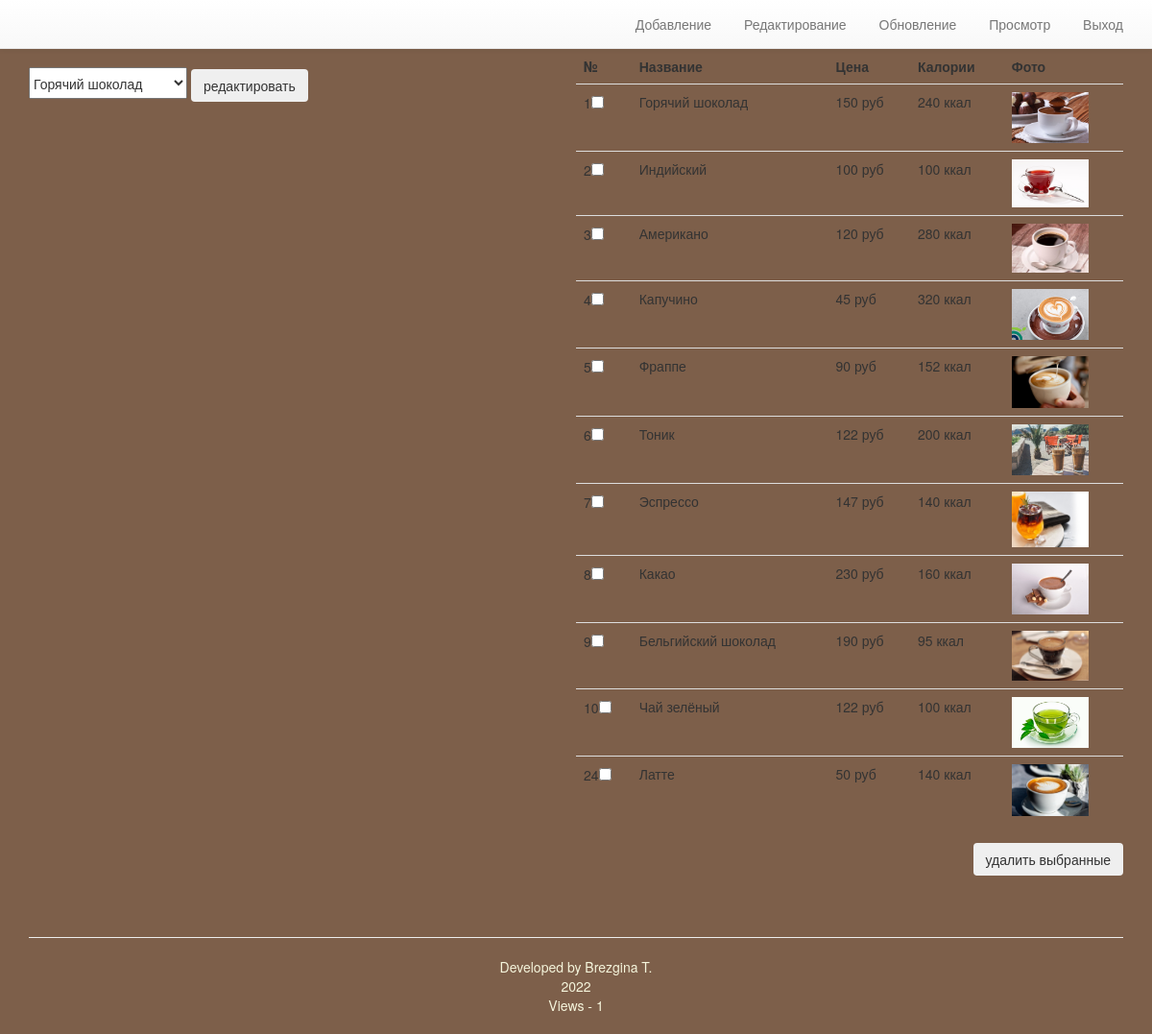
The app's page /4.ru/Admin_v3.php with its own data.
### 4.ru/Admin_v3.php (the view, shortened to what this page needs)
<?php
$title = "Админ.панель";
require_once "./template/header.php";
$conn = db_connect();
?>
<?php
$quer = "SELECT * FROM товар";
$result = mysqli_query($conn,$quer) or die("Ошибка запроса:".mysqli_error($conn));
?>
<!DOCTYPE html>
<html>
<head>
</head>
<body><form method="get">
<div style="width: 50%;display: inline-block;">
	<?php
	echo "<table class=\"table\"><tr><th>№</th><th>Название</th><th>Цена</th><th>Калории</th><th>Фото</th></tr>";
	while ($res=mysqli_fetch_assoc($result)) {
		?>
		<?php
		echo "
				<td>".$res['номер_товара']."<input type=\"checkbox\" name=\"del[]\" value = \"".$res['номер_товара']."\"></td>
				<td>".$res['название']."</td>
				<td>".$res['цена']." руб</td>
				<td>".$res['Калории']." ккал</td>
				<td><img style = \"width:80px;heigt:80px;\"
                         src=\"./images/".$res['Фото']."\"></td>
		</tr>";
	}
	echo "</table>";
	?>
	<input type="submit" name="dell" class="btn" value = "удалить выбранные" style="float: right;">
	</div>
<div style="width: 50%;display: inline-block;float: left;">
	<br>
	<form method="get">
		<?php
                    $result = 'SELECT номер_товара FROM товар';
                    $result = mysqli_query($conn, $result) or die("Ошибка " . mysqli_error($conn));
                    if ($result){
                        while($rows = mysqli_fetch_assoc($result)) {
                            $mas[] = array_values($rows);
                        }
                    }
                     ?>
                        <select class="select" name="l1" style="height: 33px;">
                     <?php
                    foreach ($mas as $m){
                        foreach ($m as $Value){
                         $q = 'SELECT * FROM товар WHERE номер_товара = '.$Value;
                         $res = mysqli_query($conn, $q) or die("Ошибка " . mysqli_error($conn));
                         $r = mysqli_fetch_assoc($res);
                        echo '<option value="'.$Value.'"'.($Value == $_GET['l1'] ? ' selected="selected"' : '').'>'.$r['название'].'</option>';
                        }
                    }
                ?>
			</select>
			<input type="submit" class="btn" name="redact" value = "редактировать"></form>
	</div>
	<br><form method="get"></form><br>
<?php
require_once "./template/footer.php";
?>
</body>
</html>

### 4.ru/template/header.php (shortened to what this page needs)
<!DOCTYPE html>
<html lang="ru">
<head>
    <link href="./style/bootstrap.min.css" rel="stylesheet">
    <link href="./style/bootstrap-theme.min.css" rel="stylesheet">
    <link href="./style/jumbotron.css" rel="stylesheet">
    <link rel="stylesheet" href="./style/style.css">
</head>
<body>
<nav class="navbar navbar-default navbar-fixed-top">
    <div class="container">
        <div class="navbar-header">
            <a class="navbar-brand" href="index.php"></a>
        </div>
              <?php   if (isset($title) && $title !== "Вход" && $title !== "Админ.панель") {
             ?>
        <div id="navbar" class="navbar-collapse collapse">
            <ul class="nav navbar-nav navbar-right">
                <li><a href="cakes.php"><span class="glyphicon"></span>&nbsp; Продукция</a></li>
                <li><a href="contact_us.php"><span class="glyphicon"></span>&nbsp; Как нас найти</a></li>
                <li><a href="email.php"><span class="glyphicon"></span>&nbsp; Обратная связь</a></li>
                <li><a href="index.php"><span class="glyphicon"></span>&nbsp; Главная страница</a></li>
                <?php
                if (isset($_SESSION['email'])) {
                $username =  $_SESSION['email'];
                ?>
                <li><a href="mycakes.php"><span class="glyphicon"></span>&nbsp; Личный кабинет</a></li>
                <li><a href="cart.php"><span class="glyphicon"></span>&nbsp; Корзина</a></li>
                <li><a href="proccess_login.php?action=logout"><span class="glyphicon"></span> Выйти</a></li>
                <?php
                    } else {
                    ?>
                <li><a href="login.php"><span class="glyphicon"></span>&nbsp; Войти</a>
                    <?php
                    }
                    ?>
                </li>
            </ul>
        </div>
        <?php }elseif ($title =="Админ.панель") {
            ?>
                    <div id="navbar" class="navbar-collapse collapse">
            <ul class="nav navbar-nav navbar-right">
<li ><a href="Admin_v1.php?j=dob"><span class="glyphicon"></span>&nbsp;Добавление</a></li>
<li ><a href="Admin_v3.php?j=red"><span class="glyphicon"></span>&nbsp;Редактирование</a></li>
<li ><a href="Admin_v2.php?j=obn"><span class="glyphicon"></span>&nbsp;Обновление</a></li>
<li  ><a href="Admin_v4.php?j=obn"><span class="glyphicon"></span>&nbsp;Просмотр</a></li>
<li  ><a href="index.php?j=obn"><span class="glyphicon"></span>&nbsp;Выход</a></li>
            </ul>
        </div>
          <?php
        }
        ?>
    </div>
</nav>
<div class="container" id="main">

### 4.ru/template/footer.php (shortened to what this page needs)
<?php
$file = file("count.txt");
$count = implode("", $file);
$count++;
?>
  	<hr>
      	<footer>
        	<div class="text-muted text-center"style="color: #f5f5dc;">
                Developed by Brezgina T.  <br> 2022<br>Views - <?=$count?>
        	</div>
      	</footer>
    </div>
  </body>
</html>

### 4.ru/style/jumbotron.css (style rules this page uses)
body { padding-top: 50px; padding-bottom: 20px; }

### 4.ru/template/header.php (style rules this page uses)
body { background-color: rgba(111, 78, 55, 0.9); }

### records on screen
товар: номер_товара "1", название "Горячий шоколад", цена "150", Калории "240", Фото (picture)
товар: номер_товара "2", название "Индийский", цена "100", Калории "100", Фото (picture)
товар: номер_товара "3", название "Американо", цена "120", Калории "280", Фото (picture)
товар: номер_товара "4", название "Капучино", цена "45", Калории "320", Фото (picture)
товар: номер_товара "5", название "Фраппе", цена "90", Калории "152", Фото (picture)
товар: номер_товара "6", название "Тоник", цена "122", Калории "200", Фото (picture)
товар: номер_товара "7", название "Эспрессо", цена "147", Калории "140", Фото (picture)
товар: номер_товара "8", название "Какао", цена "230", Калории "160", Фото (picture)
товар: номер_товара "9", название "Бельгийский шоколад", цена "190", Калории "95", Фото (picture)
товар: номер_товара "10", название "Чай зелёный", цена "122", Калории "100", Фото (picture)
товар: номер_товара "24", название "Латте", цена "50", Калории "140", Фото (picture)

### other values on screen
$count "1"
form field l1 "Горячий шоколад"
